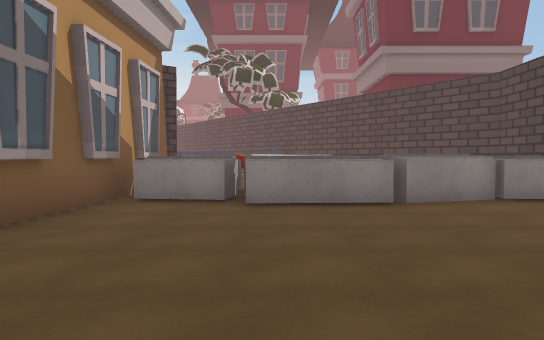
view 1 (above)

24 first-person views from a walk through a Unity game level. The camera is 1.5 m above the floor, tilts 2° down and sees 70° across. The floor is counted in squares, 2 m on a side. Each view is taken from the middle of a square. On the plan, view 1 faces up. The plan holds only what a view shows up to about 12 squares ahead; the rest is blank. The place goes on beyond the plan. Some surface patterns are stand-ins.

view 2
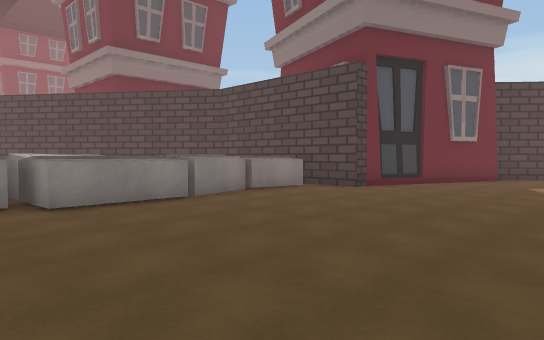

view 3
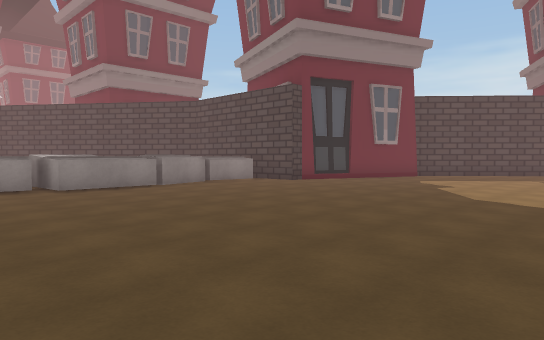

view 4
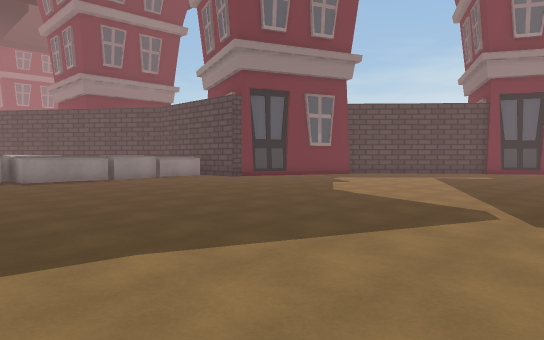

view 5
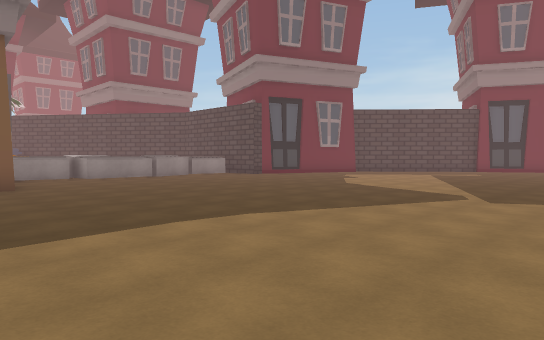

view 6
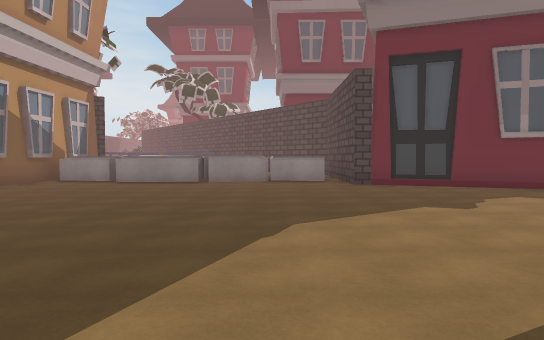

view 7
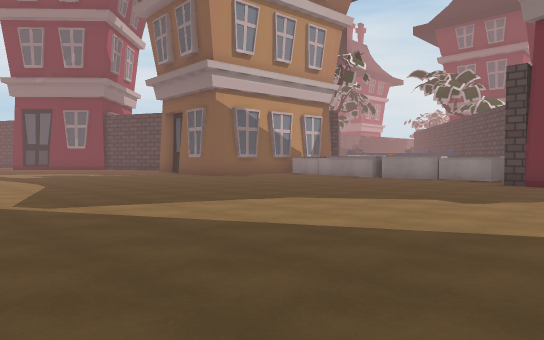

view 8
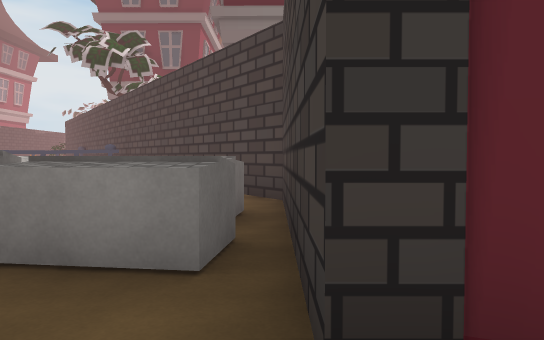

view 9
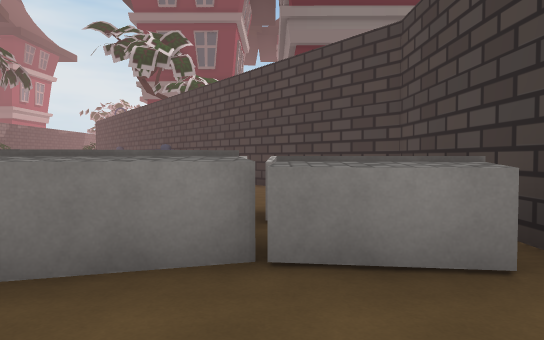

view 10
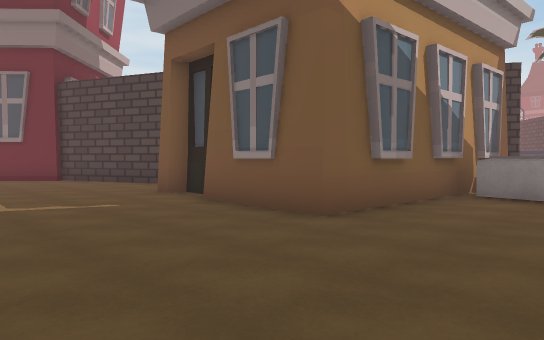

view 11
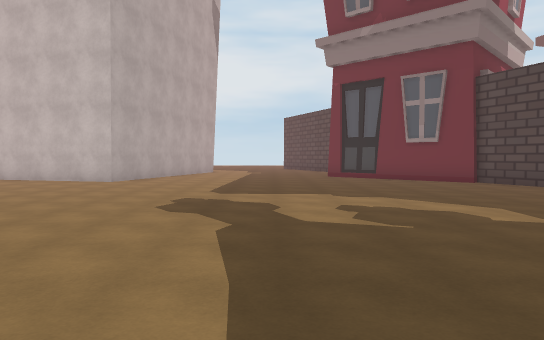

view 12
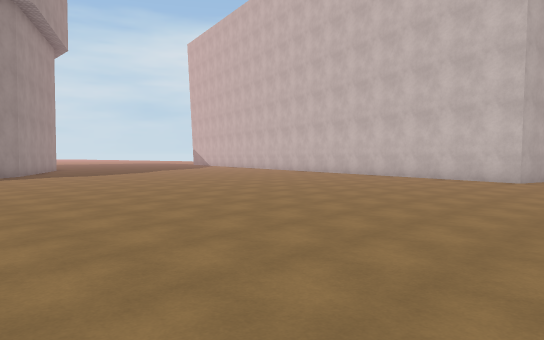

view 13
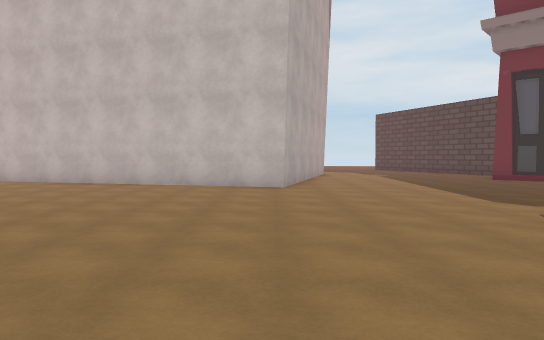

view 14
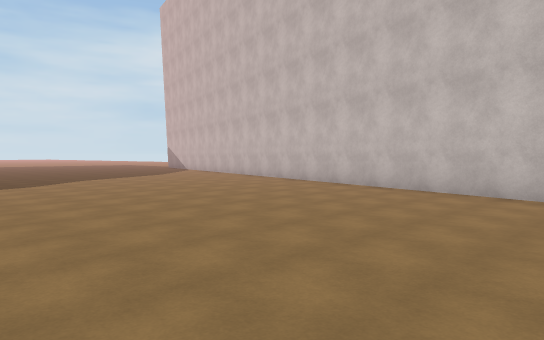

view 15
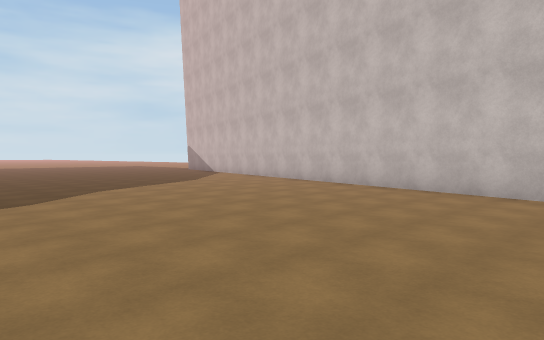

view 16
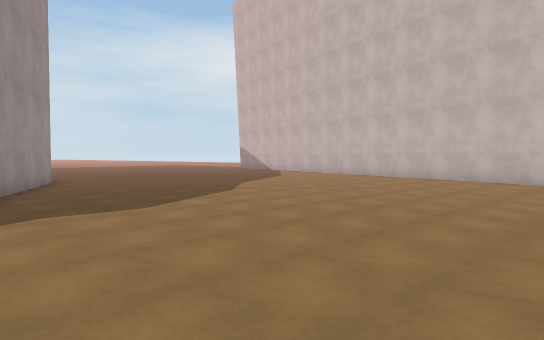

view 17
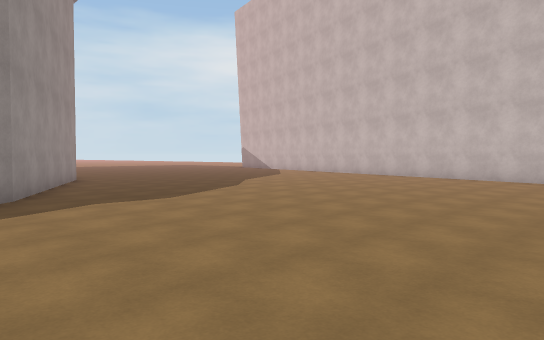

view 18
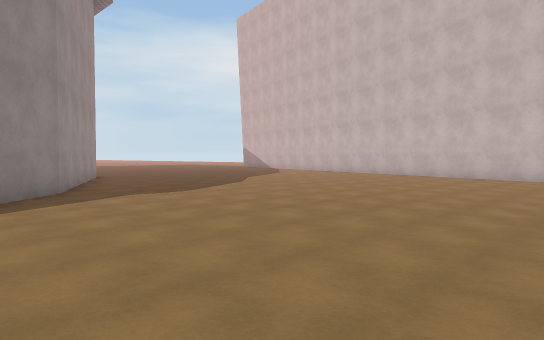

view 19
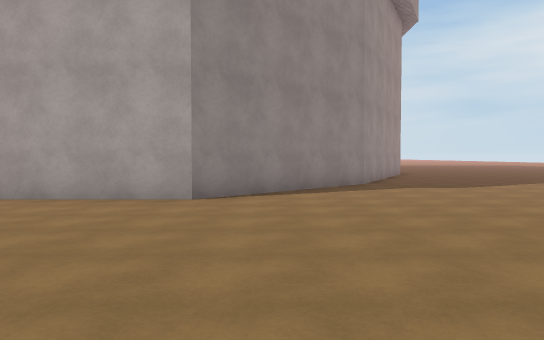

view 20
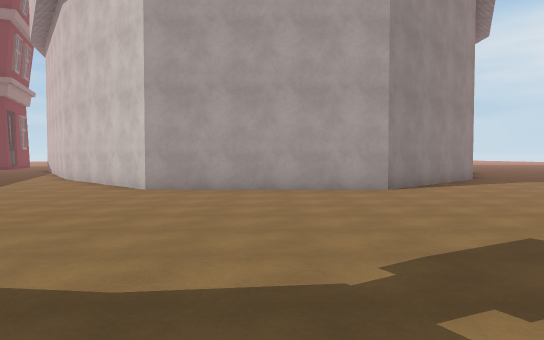

view 21
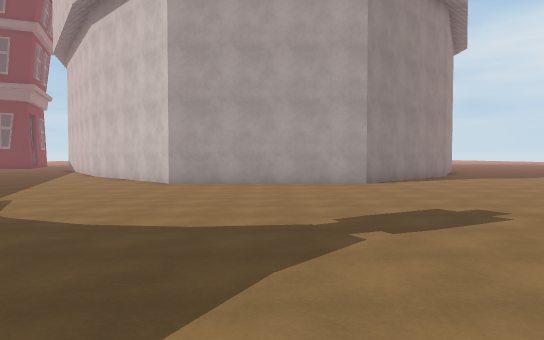

view 22
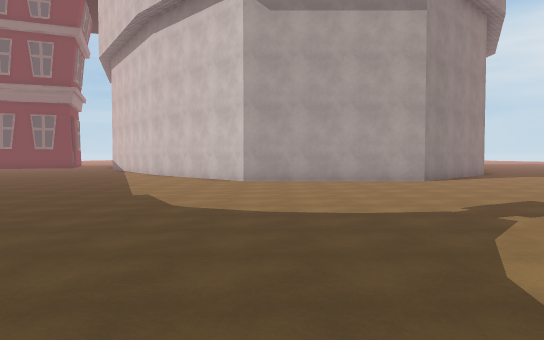

view 23
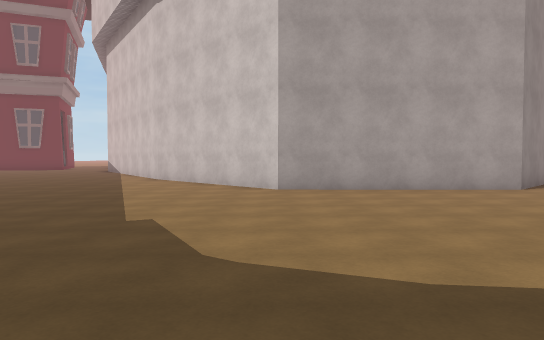

view 24
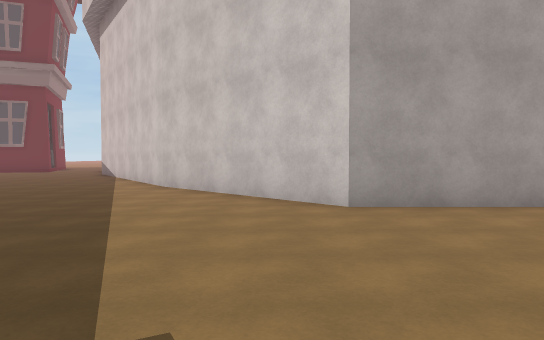

### Floor plan
Points are (right, up) in squares from view 1. A wall is a line through its corners. A room is listed if a view was taken in it or the views show most of it. See-through windows are left out.
Room 1 (views 1, 2, 3, 4, 5, 6, 7, 8, 9, 10, 11, 12, 13, 14, 15, 16, 17, 18, 19, 20, 21, 22, 23, 24)
walls: (-6.4, 3.5) (-7.1, 3.6) (-7.1, 3.1) (-7.6, 3.2); (-9.8, 4.4) (-13.2, 2.9); (1.5, 6) (-0.4, 5.9) (-0.5, 7.4); (-16, -7) (-13.4, -7.7) (-17.4, -22.6); (-13, 2.8) (-14.2, 1.5); (1.5, 6.7) (-0.5, 6.6); (-15.5, 0.1) (-16, -0.4); (-2.6, 9.9) (-3, 2.9) (-5.7, 3.1); (9.6, 4.2) (6.7, 5.3) (6.2, 5.3) (6.2, 10.6) (2.2, 16.1); (-5.5, -23.6) (-4.5, -21.6) (-0.6, -17.7) (4.9, -17.8) (8.7, -21.7); (8.7, -21.6) (9.5, -22.9)
objects: other object (-2, 7) to (-1, 8); other object (-2, 8) to (-1, 9); other object (0, 8) to (1, 9); other object (2, 6) to (3, 8); other object (4, 7) to (5, 8); other object (4, 9) to (5, 9)

Positions as (right, up) in squares from view 1, and headings:
1: (0, 0), facing up
2: (-2, 0), facing up-right
3: (-3, -3), facing up-right
4: (-3, -6), facing up-right
5: (-5, -7), facing up-right
6: (4, -5), facing up
7: (9, -6), facing up-left
8: (6, 4), facing up
9: (4, 4), facing up
10: (0, -1), facing up-left
11: (-2, -3), facing left
12: (-1, -5), facing down-left
13: (-4, -8), facing left
14: (-7, -11), facing down-left
15: (-8, -15), facing down-left
16: (-4, -15), facing down-left
17: (-3, -14), facing down-left
18: (-2, -13), facing down-left
19: (-2, -11), facing down
20: (2, -9), facing down
21: (2, -7), facing down
22: (4, -6), facing down
23: (5, -9), facing down
24: (6, -12), facing down
